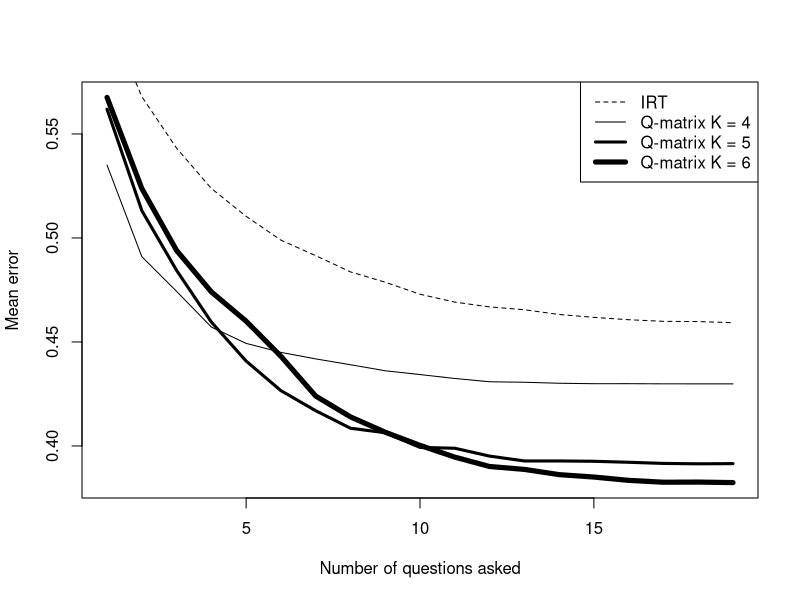

Write the R code that produced this figure.
qmatrix3 <- c(0.562829608122,0.527244211229,0.508245413682,0.495499849941,0.48885877631,0.480814585021,0.476468429124,0.473313087924,0.470894701563,0.470196866209,0.469906020561,0.469356923106,0.468279438703,0.467683505866,0.467642330979,0.467496830828,0.467452302063,0.467458534761,0.467458534761)
qmatrix4 <- c(0.535035478459,0.491026950366,0.474316260045,0.457163116137,0.449312377262,0.444985780643,0.4418648664,0.439048878415,0.436149624577,0.434324641528,0.432446954616,0.430867878439,0.430634106664,0.43015364377,0.429938346041,0.42994710592,0.429873113349,0.429863309824,0.429863309824)
qmatrix5 <- c(0.56190589089,0.513154791927,0.484419615781,0.459561804302,0.440817606191,0.426593973518,0.416947265589,0.408526902647,0.406372622239,0.39930946584,0.398907980774,0.395125151468,0.39280557323,0.392797464004,0.392640680746,0.392165725509,0.391611736527,0.391429742062,0.391516662325)
qmatrix6 <- c(0.567569193931,0.523782619326,0.493996682105,0.474074279327,0.45999151607,0.443129584142,0.42399740398,0.413983747597,0.406603160782,0.400281784618,0.394634841558,0.390123120154,0.38873722682,0.386218374992,0.385057130577,0.383465117831,0.382569970707,0.382640672258,0.382396007373)
irt <- c(0.608027348763,0.567932883979,0.543165428622,0.523793172797,0.51039296518,0.498953845193,0.491505850134,0.48369060434,0.478727056527,0.472953583888,0.469161592067,0.466856385734,0.465492414912,0.463221615275,0.461818220542,0.460698456968,0.459918804688,0.459802340403,0.459261053267)
plot(qmatrix6, type="l", lwd=5, ann=F)
lines(qmatrix4, type="l", lwd=1)
lines(qmatrix5, type="l", lwd=3)
lines(irt, type="l", xlab="dat", lty="dashed")
legend("topright", c("IRT", "Q-matrix K = 4", "Q-matrix K = 5", "Q-matrix K = 6"), lty=c(2, 1, 1, 1), lwd=c(1, 1, 3, 5))
title(xlab="Number of questions asked")
title(ylab="Mean error")
